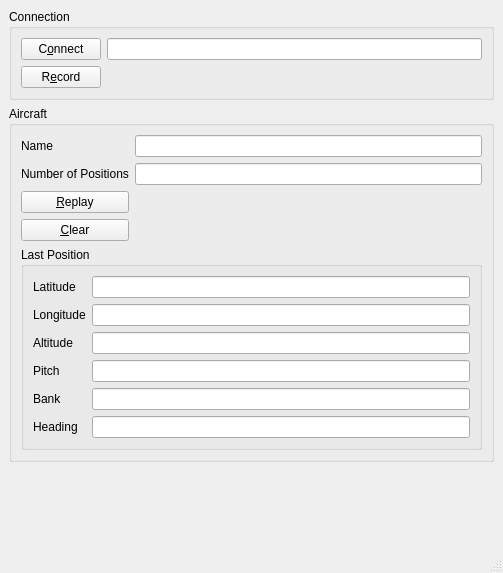
<?xml version="1.0" encoding="UTF-8"?>
<ui version="4.0">
 <class>MainWindow</class>
 <widget class="QMainWindow" name="MainWindow">
  <property name="geometry">
   <rect>
    <x>0</x>
    <y>0</y>
    <width>503</width>
    <height>573</height>
   </rect>
  </property>
  <property name="windowTitle">
   <string>MainWindow</string>
  </property>
  <widget class="QWidget" name="centralwidget">
   <layout class="QGridLayout" name="gridLayout_3">
    <item row="0" column="0">
     <widget class="QGroupBox" name="groupBox">
      <property name="title">
       <string>Connection</string>
      </property>
      <layout class="QHBoxLayout" name="horizontalLayout">
       <item>
        <layout class="QFormLayout" name="formLayout">
         <item row="0" column="0">
          <widget class="QPushButton" name="connectionPushButton">
           <property name="text">
            <string>C&amp;onnect</string>
           </property>
          </widget>
         </item>
         <item row="0" column="1">
          <widget class="QLineEdit" name="connectionStatusLineEdit">
           <property name="minimumSize">
            <size>
             <width>200</width>
             <height>0</height>
            </size>
           </property>
          </widget>
         </item>
         <item row="1" column="0">
          <widget class="QPushButton" name="recordPushButton">
           <property name="text">
            <string>R&amp;ecord</string>
           </property>
           <property name="checkable">
            <bool>true</bool>
           </property>
          </widget>
         </item>
        </layout>
       </item>
      </layout>
     </widget>
    </item>
    <item row="1" column="0">
     <widget class="QGroupBox" name="groupBox_2">
      <property name="title">
       <string>Aircraft</string>
      </property>
      <layout class="QGridLayout" name="gridLayout_2">
       <item row="2" column="1">
        <widget class="QLineEdit" name="nofPositionsLineEdit"/>
       </item>
       <item row="2" column="0">
        <widget class="QLabel" name="label_5">
         <property name="text">
          <string>Number of Positions</string>
         </property>
        </widget>
       </item>
       <item row="0" column="0">
        <widget class="QLabel" name="label_4">
         <property name="text">
          <string>Name</string>
         </property>
        </widget>
       </item>
       <item row="5" column="0" colspan="2">
        <widget class="QGroupBox" name="groupBox_3">
         <property name="title">
          <string>Last Position</string>
         </property>
         <layout class="QGridLayout" name="gridLayout">
          <item row="1" column="0">
           <widget class="QLabel" name="label_2">
            <property name="text">
             <string>Longitude</string>
            </property>
           </widget>
          </item>
          <item row="1" column="2">
           <widget class="QLineEdit" name="longitudeLineEdit">
            <property name="readOnly">
             <bool>true</bool>
            </property>
           </widget>
          </item>
          <item row="2" column="0">
           <widget class="QLabel" name="label_3">
            <property name="text">
             <string>Altitude</string>
            </property>
           </widget>
          </item>
          <item row="3" column="0">
           <widget class="QLabel" name="label_6">
            <property name="text">
             <string>Pitch</string>
            </property>
           </widget>
          </item>
          <item row="6" column="2">
           <widget class="QLineEdit" name="headingLineEdit"/>
          </item>
          <item row="0" column="0">
           <widget class="QLabel" name="label">
            <property name="text">
             <string>Latitude</string>
            </property>
           </widget>
          </item>
          <item row="4" column="2">
           <widget class="QLineEdit" name="bankLineEdit"/>
          </item>
          <item row="4" column="0">
           <widget class="QLabel" name="label_7">
            <property name="text">
             <string>Bank</string>
            </property>
           </widget>
          </item>
          <item row="3" column="2">
           <widget class="QLineEdit" name="pitchLineEdit"/>
          </item>
          <item row="0" column="2">
           <widget class="QLineEdit" name="latitudeLineEdit">
            <property name="readOnly">
             <bool>true</bool>
            </property>
           </widget>
          </item>
          <item row="2" column="2">
           <widget class="QLineEdit" name="altitudeLineEdit">
            <property name="readOnly">
             <bool>true</bool>
            </property>
           </widget>
          </item>
          <item row="6" column="0">
           <widget class="QLabel" name="label_8">
            <property name="text">
             <string>Heading</string>
            </property>
           </widget>
          </item>
         </layout>
        </widget>
       </item>
       <item row="4" column="0">
        <widget class="QPushButton" name="clearPushButton">
         <property name="text">
          <string>&amp;Clear</string>
         </property>
        </widget>
       </item>
       <item row="0" column="1">
        <widget class="QLineEdit" name="nameLineEdit">
         <property name="readOnly">
          <bool>true</bool>
         </property>
        </widget>
       </item>
       <item row="3" column="0">
        <widget class="QPushButton" name="replayPushButton">
         <property name="text">
          <string>&amp;Replay</string>
         </property>
         <property name="checkable">
          <bool>true</bool>
         </property>
        </widget>
       </item>
      </layout>
     </widget>
    </item>
    <item row="2" column="0">
     <spacer name="verticalSpacer">
      <property name="orientation">
       <enum>Qt::Vertical</enum>
      </property>
      <property name="sizeHint" stdset="0">
       <size>
        <width>20</width>
        <height>200</height>
       </size>
      </property>
     </spacer>
    </item>
   </layout>
  </widget>
  <widget class="QMenuBar" name="menubar">
   <property name="geometry">
    <rect>
     <x>0</x>
     <y>0</y>
     <width>503</width>
     <height>21</height>
    </rect>
   </property>
  </widget>
  <widget class="QStatusBar" name="statusbar"/>
 </widget>
 <resources/>
 <connections/>
</ui>
